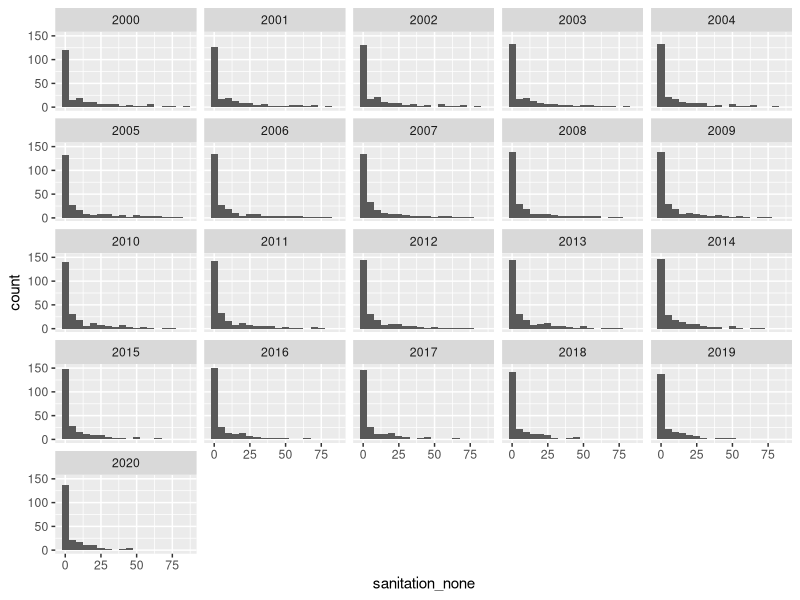
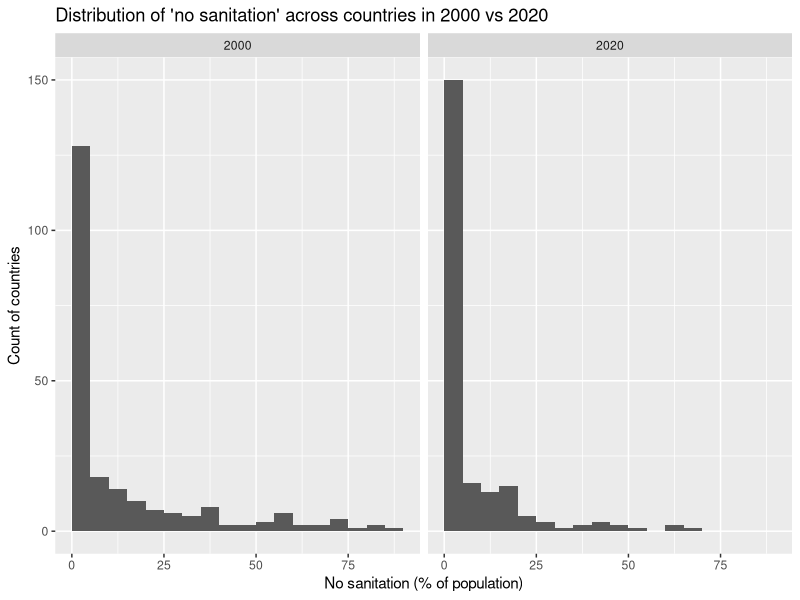
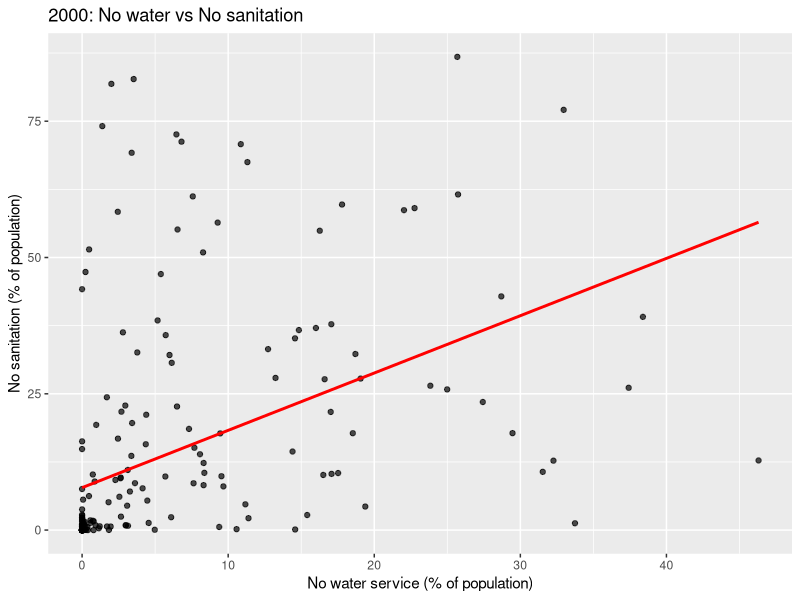
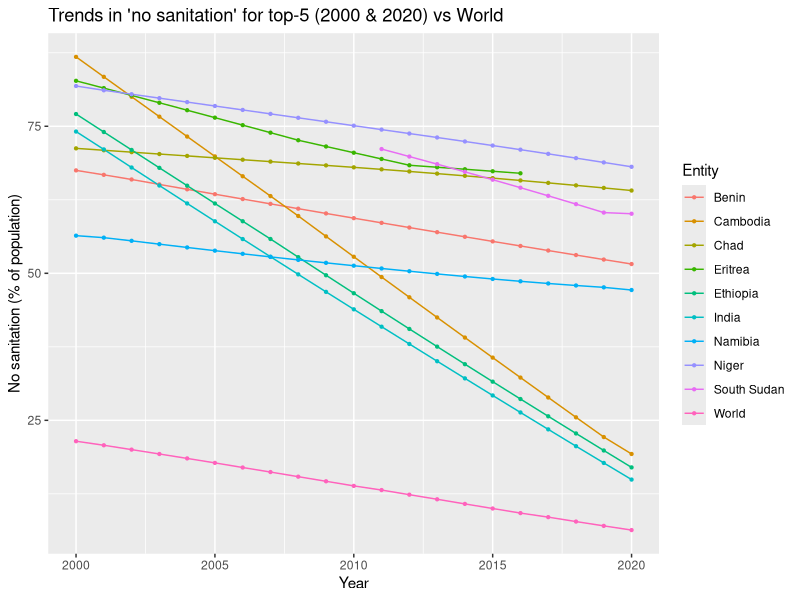

The R source for these figures, in order:
## ---- chunk 1
library(tidyverse)
wat_san <- read_csv("data/water-and-sanitation.csv")
## ---- chunk 2
nrow(wat_san)
## ---- chunk 3
ggplot(data = wat_san, mapping = aes(x = sanitation_none)) +
  geom_histogram(binwidth = 5) +
  facet_wrap(~Year)
## ---- chunk 4
wat_san %>% 
  filter(Entity != "World", Year %in% c(2000, 2020)) %>% 
  ggplot(aes(x = sanitation_none)) +
  geom_histogram(binwidth = 5, boundary = 0, closed = "left") +
  facet_wrap(~ Year) +
  labs(x = "No sanitation (% of population)", y = "Count of countries",
       title = "Distribution of 'no sanitation' across countries in 2000 vs 2020")
## ---- chunk 5
wat_san %>% 
  filter(Year == 2000, Entity != "World") %>% 
  arrange(desc(sanitation_none)) %>% 
  select(Entity, sanitation_none, water_none) %>% 
  slice_head(n = 10)
## ---- chunk 6
wat_san %>% 
  filter(Year == 2000, Entity != "World") %>% 
  ggplot(aes(x = water_none, y = sanitation_none)) +
  geom_point(alpha = 0.7) +
  geom_smooth(method = "lm", se = FALSE, color = "red") +
  labs(x = "No water service (% of population)", 
       y = "No sanitation (% of population)",
       title = "2000: No water vs No sanitation")
## ---- chunk 7
wat_san %>% 
  filter(Year == 2020, Entity != "World") %>% 
  arrange(desc(sanitation_none)) %>% 
  select(Entity, sanitation_none, water_none) %>% 
  slice_head(n = 10)
## ---- chunk 8
# top-5 per year based on sanitation_none
top5_2000 <- wat_san %>% 
  filter(Year == 2000, Entity != "World") %>% 
  slice_max(sanitation_none, n = 5, with_ties = TRUE)

top5_2020 <- wat_san %>% 
  filter(Year == 2020, Entity != "World") %>% 
  slice_max(sanitation_none, n = 5, with_ties = TRUE)

bind_rows(top5_2000, top5_2020) %>% 
  group_by(Year) %>% 
  summarize(
    water_none_min    = min(water_none, na.rm = TRUE),
    water_none_mean   = mean(water_none, na.rm = TRUE),
    water_none_median = median(water_none, na.rm = TRUE),
    water_none_stdev  = sd(water_none, na.rm = TRUE),
    water_none_iqr    = IQR(water_none, na.rm = TRUE),
    water_none_max    = max(water_none, na.rm = TRUE),
    
    sanitation_none_min    = min(sanitation_none, na.rm = TRUE),
    sanitation_none_mean   = mean(sanitation_none, na.rm = TRUE),
    sanitation_none_median = median(sanitation_none, na.rm = TRUE),
    sanitation_none_stdev  = sd(sanitation_none, na.rm = TRUE),
    sanitation_none_iqr    = IQR(sanitation_none, na.rm = TRUE),
    sanitation_none_max    = max(sanitation_none, na.rm = TRUE)
  )  
## ---- chunk 9
# compute set of countries to plot
countries <- bind_rows(top5_2000, top5_2020) %>% 
  pull(Entity) %>% 
  unique()

wat_san %>% 
  filter(Entity %in% c("World", countries)) %>% 
  ggplot(aes(x = Year, y = sanitation_none, color = Entity)) +
  geom_line() +
  geom_point(size = 0.8) +
  labs(y = "No sanitation (% of population)",
       title = "Trends in 'no sanitation' for top-5 (2000 & 2020) vs World")
